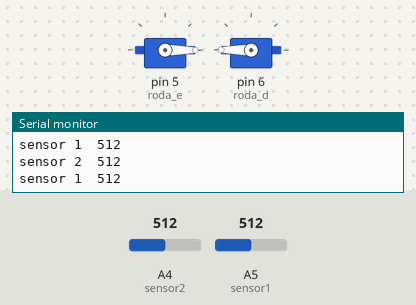
A sketch run on a simulated Arduino Uno, built with avr-gcc and run on an emulated ATmega328P. Parts: 2 × servo, the last lines printed to the serial monitor. The test bench sets the inputs (shaded band); at power-on: A5 (sensor1) = 512, A4 (sensor2) = 512.

Above: at 1.2 s.
1.3 s: A5 (sensor1) set to 490
At 2.3 s:
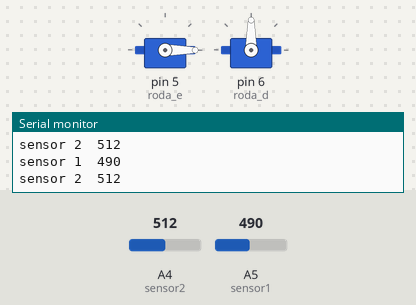
2.8 s: A4 (sensor2) set to 486
At 3.4 s:
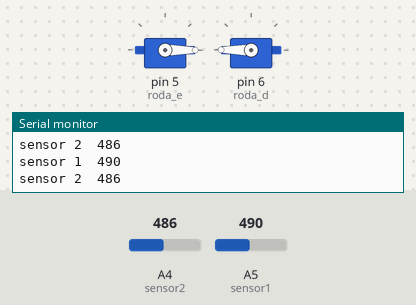
4.3 s: A5 (sensor1) set to 511
At 5.5 s:
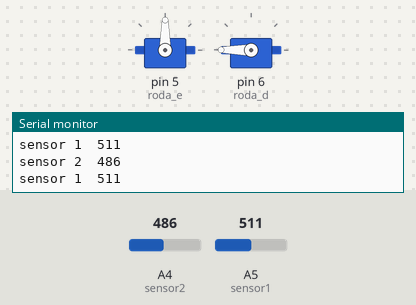
5.8 s: A5 (sensor1) set to 306
At 6.6 s:
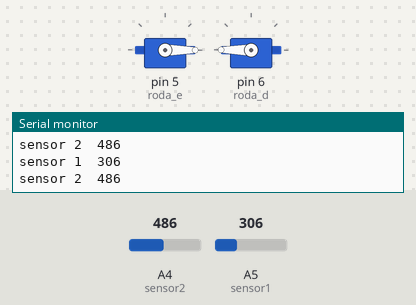
8.8 s: A5 (sensor1) set to 716
At 9.9 s:
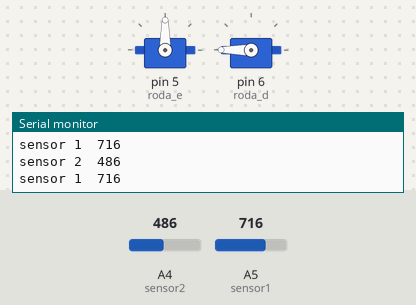
Timing chart, 0 to 11.8 s (numbered marks = the images above; inputs shaded):
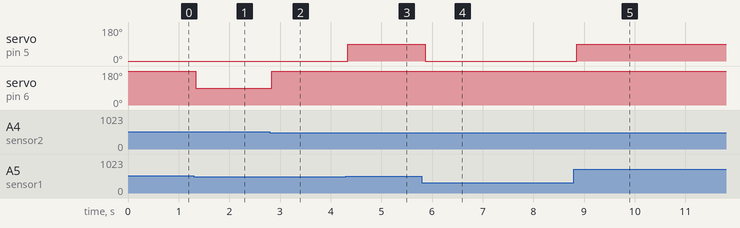

The sketch:

robo_seguidor_linha.ino
```cpp
#include <Servo.h>

#define roda_e 5
#define roda_d 6
#define sensor1 A5
#define sensor2 A4
#define frente 180
#define tras 0
#define parar 90
#define preto 500
#define slowfrente 85
#define slowtras 45


Servo servo_e;
Servo servo_d;

void setup() {
  // Define a roda:
  servo_e.attach(roda_e);
  servo_d.attach(roda_d);
  Serial.begin(9600);
}

void loop() {
  // Define os valores do range do branco e do preto:
   int sensor_e = analogRead(sensor1);
   int sensor_d = analogRead(sensor2);

   Serial.print("sensor 1  ");
   Serial.println(sensor_e);
   Serial.print("sensor 2  ");
   Serial.println(sensor_d);

   if ((sensor_e <= preto) && (sensor_d <= preto)){
    servo_e.write(tras);
    servo_d.write(frente);}
   else if ((sensor_e <= preto) && (sensor_d > preto)){
    servo_e.write(tras);
    servo_d.write(parar);
   }
   else if ((sensor_e > preto) && (sensor_d <= preto)){
    servo_e.write(parar);
    servo_d.write(frente);
   }
   else {
    servo_e.write(tras);
    servo_d.write(frente);
   }
}
```

Measured:
- the behaviour switches between 501 and 500 on A5 (sensor1) (found by bisection; images 0 and 1)
- the behaviour switches between 501 and 500 on A4 (sensor2) (found by bisection; images 1 and 2)
- after the input at 1.3 s, servo on pin 6 (roda_d): 180° → 90° at once
- after the input at 2.8 s, servo on pin 6 (roda_d): 90° → 180° at once
- after the input at 4.3 s, servo on pin 5 (roda_e): 0° → 90° at once
- after the input at 5.8 s, servo on pin 5 (roda_e): 90° → 0° after 0.06 s
- after the input at 8.8 s, servo on pin 5 (roda_e): 0° → 90° after 0.06 s
